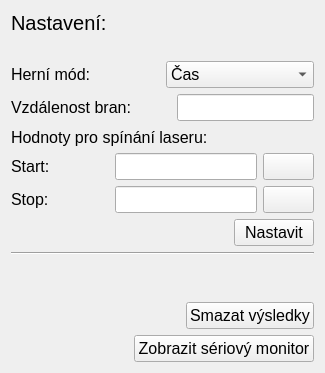
<?xml version="1.0" encoding="UTF-8"?>
<ui version="4.0">
 <class>Form</class>
 <widget class="QWidget" name="Form">
  <property name="geometry">
   <rect>
    <x>0</x>
    <y>0</y>
    <width>325</width>
    <height>373</height>
   </rect>
  </property>
  <property name="font">
   <font>
    <pointsize>12</pointsize>
   </font>
  </property>
  <property name="windowTitle">
   <string>Nastavení</string>
  </property>
  <layout class="QVBoxLayout" name="verticalLayout">
   <item>
    <layout class="QHBoxLayout" name="horizontalLayout_5">
     <item>
      <widget class="QLabel" name="label_3">
       <property name="font">
        <font>
         <pointsize>15</pointsize>
         <bold>false</bold>
        </font>
       </property>
       <property name="text">
        <string>Nastavení: </string>
       </property>
      </widget>
     </item>
     <item>
      <spacer name="horizontalSpacer_3">
       <property name="orientation">
        <enum>Qt::Horizontal</enum>
       </property>
       <property name="sizeHint" stdset="0">
        <size>
         <width>40</width>
         <height>20</height>
        </size>
       </property>
      </spacer>
     </item>
    </layout>
   </item>
   <item>
    <spacer name="verticalSpacer_3">
     <property name="orientation">
      <enum>Qt::Vertical</enum>
     </property>
     <property name="sizeType">
      <enum>QSizePolicy::Minimum</enum>
     </property>
     <property name="sizeHint" stdset="0">
      <size>
       <width>20</width>
       <height>20</height>
      </size>
     </property>
    </spacer>
   </item>
   <item>
    <layout class="QHBoxLayout" name="horizontalLayout">
     <item>
      <widget class="QLabel" name="label">
       <property name="font">
        <font>
         <pointsize>12</pointsize>
        </font>
       </property>
       <property name="text">
        <string>Herní mód:</string>
       </property>
      </widget>
     </item>
     <item>
      <widget class="QComboBox" name="mod">
       <property name="font">
        <font>
         <pointsize>12</pointsize>
        </font>
       </property>
       <item>
        <property name="text">
         <string>Čas</string>
        </property>
       </item>
       <item>
        <property name="text">
         <string>Rychlost</string>
        </property>
       </item>
       <item>
        <property name="text">
         <string/>
        </property>
       </item>
      </widget>
     </item>
    </layout>
   </item>
   <item>
    <layout class="QHBoxLayout" name="horizontalLayout_2">
     <item>
      <widget class="QLabel" name="label_2">
       <property name="font">
        <font>
         <pointsize>12</pointsize>
        </font>
       </property>
       <property name="text">
        <string>Vzdálenost bran: </string>
       </property>
      </widget>
     </item>
     <item>
      <spacer name="horizontalSpacer_4">
       <property name="orientation">
        <enum>Qt::Horizontal</enum>
       </property>
       <property name="sizeHint" stdset="0">
        <size>
         <width>40</width>
         <height>20</height>
        </size>
       </property>
      </spacer>
     </item>
     <item>
      <widget class="QLineEdit" name="distance">
       <property name="font">
        <font>
         <pointsize>12</pointsize>
        </font>
       </property>
      </widget>
     </item>
    </layout>
   </item>
   <item>
    <layout class="QHBoxLayout" name="horizontalLayout_7">
     <item>
      <widget class="QLabel" name="label_4">
       <property name="text">
        <string>Hodnoty pro spínání laseru:</string>
       </property>
      </widget>
     </item>
     <item>
      <spacer name="horizontalSpacer_6">
       <property name="orientation">
        <enum>Qt::Horizontal</enum>
       </property>
       <property name="sizeHint" stdset="0">
        <size>
         <width>40</width>
         <height>20</height>
        </size>
       </property>
      </spacer>
     </item>
    </layout>
   </item>
   <item>
    <layout class="QHBoxLayout" name="horizontalLayout_8">
     <item>
      <widget class="QLabel" name="label_5">
       <property name="text">
        <string>Start: </string>
       </property>
      </widget>
     </item>
     <item>
      <spacer name="horizontalSpacer_7">
       <property name="orientation">
        <enum>Qt::Horizontal</enum>
       </property>
       <property name="sizeHint" stdset="0">
        <size>
         <width>40</width>
         <height>20</height>
        </size>
       </property>
      </spacer>
     </item>
     <item>
      <widget class="QLineEdit" name="start_value"/>
     </item>
     <item>
      <widget class="QPushButton" name="view_start">
       <property name="text">
        <string/>
       </property>
       <property name="icon">
        <iconset>
         <normaloff>../img/eye.png</normaloff>../img/eye.png</iconset>
       </property>
      </widget>
     </item>
    </layout>
   </item>
   <item>
    <layout class="QHBoxLayout" name="horizontalLayout_9">
     <item>
      <widget class="QLabel" name="label_6">
       <property name="text">
        <string>Stop: </string>
       </property>
      </widget>
     </item>
     <item>
      <spacer name="horizontalSpacer_8">
       <property name="orientation">
        <enum>Qt::Horizontal</enum>
       </property>
       <property name="sizeHint" stdset="0">
        <size>
         <width>40</width>
         <height>20</height>
        </size>
       </property>
      </spacer>
     </item>
     <item>
      <widget class="QLineEdit" name="stop_value"/>
     </item>
     <item>
      <widget class="QPushButton" name="view_stop">
       <property name="text">
        <string/>
       </property>
       <property name="icon">
        <iconset>
         <normaloff>../img/eye.png</normaloff>../img/eye.png</iconset>
       </property>
      </widget>
     </item>
    </layout>
   </item>
   <item>
    <layout class="QHBoxLayout" name="horizontalLayout_4">
     <item>
      <spacer name="horizontalSpacer">
       <property name="orientation">
        <enum>Qt::Horizontal</enum>
       </property>
       <property name="sizeHint" stdset="0">
        <size>
         <width>40</width>
         <height>20</height>
        </size>
       </property>
      </spacer>
     </item>
     <item>
      <widget class="QPushButton" name="pushButton">
       <property name="font">
        <font>
         <pointsize>12</pointsize>
        </font>
       </property>
       <property name="text">
        <string>Nastavit</string>
       </property>
      </widget>
     </item>
    </layout>
   </item>
   <item>
    <widget class="Line" name="line">
     <property name="orientation">
      <enum>Qt::Horizontal</enum>
     </property>
    </widget>
   </item>
   <item>
    <spacer name="verticalSpacer">
     <property name="orientation">
      <enum>Qt::Vertical</enum>
     </property>
     <property name="sizeType">
      <enum>QSizePolicy::Expanding</enum>
     </property>
     <property name="sizeHint" stdset="0">
      <size>
       <width>20</width>
       <height>40</height>
      </size>
     </property>
    </spacer>
   </item>
   <item>
    <layout class="QHBoxLayout" name="horizontalLayout_6">
     <item>
      <spacer name="horizontalSpacer_5">
       <property name="orientation">
        <enum>Qt::Horizontal</enum>
       </property>
       <property name="sizeHint" stdset="0">
        <size>
         <width>40</width>
         <height>20</height>
        </size>
       </property>
      </spacer>
     </item>
     <item>
      <widget class="QPushButton" name="delete_results">
       <property name="text">
        <string>Smazat výsledky</string>
       </property>
      </widget>
     </item>
    </layout>
   </item>
   <item>
    <layout class="QHBoxLayout" name="horizontalLayout_3">
     <item>
      <spacer name="horizontalSpacer_2">
       <property name="orientation">
        <enum>Qt::Horizontal</enum>
       </property>
       <property name="sizeHint" stdset="0">
        <size>
         <width>40</width>
         <height>20</height>
        </size>
       </property>
      </spacer>
     </item>
     <item>
      <widget class="QPushButton" name="show_monitor">
       <property name="font">
        <font>
         <pointsize>12</pointsize>
        </font>
       </property>
       <property name="text">
        <string>Zobrazit sériový monitor</string>
       </property>
      </widget>
     </item>
    </layout>
   </item>
  </layout>
 </widget>
 <resources>
  <include location="../resources/icons.qrc"/>
 </resources>
 <connections/>
</ui>
